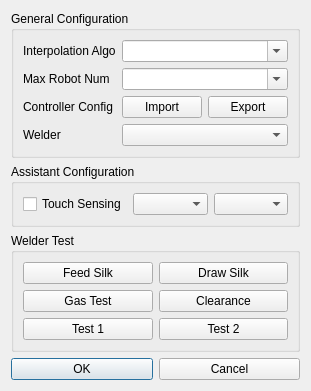
<?xml version="1.0" encoding="UTF-8"?>
<ui version="4.0">
 <class>AdvanceConfigWindow</class>
 <widget class="QDialog" name="AdvanceConfigWindow">
  <property name="geometry">
   <rect>
    <x>0</x>
    <y>0</y>
    <width>231</width>
    <height>274</height>
   </rect>
  </property>
  <property name="windowTitle">
   <string>Dialog</string>
  </property>
  <layout class="QGridLayout" name="gridLayout_2">
   <item row="1" column="0" colspan="2">
    <widget class="QGroupBox" name="groupBox_2">
     <property name="title">
      <string>Assistant Configuration</string>
     </property>
     <layout class="QGridLayout" name="gridLayout">
      <item row="0" column="1">
       <widget class="QComboBox" name="comboBox_3"/>
      </item>
      <item row="0" column="2">
       <widget class="QComboBox" name="comboBox_4"/>
      </item>
      <item row="0" column="0">
       <widget class="QCheckBox" name="checkBox">
        <property name="text">
         <string>Touch Sensing</string>
        </property>
       </widget>
      </item>
     </layout>
    </widget>
   </item>
   <item row="3" column="0">
    <widget class="QPushButton" name="pushButton_3">
     <property name="text">
      <string>OK</string>
     </property>
    </widget>
   </item>
   <item row="3" column="1">
    <widget class="QPushButton" name="pushButton_4">
     <property name="text">
      <string>Cancel</string>
     </property>
    </widget>
   </item>
   <item row="0" column="0" colspan="2">
    <widget class="QGroupBox" name="groupBox">
     <property name="title">
      <string>General Configuration</string>
     </property>
     <layout class="QGridLayout" name="gridLayout_3">
      <item row="1" column="1" colspan="2">
       <widget class="QComboBox" name="comboBox_2">
        <property name="editable">
         <bool>true</bool>
        </property>
       </widget>
      </item>
      <item row="2" column="1">
       <widget class="QPushButton" name="pushButton">
        <property name="text">
         <string>Import</string>
        </property>
       </widget>
      </item>
      <item row="2" column="0">
       <widget class="QLabel" name="label_3">
        <property name="text">
         <string>Controller Config</string>
        </property>
       </widget>
      </item>
      <item row="0" column="1" colspan="2">
       <widget class="QComboBox" name="comboBox">
        <property name="editable">
         <bool>true</bool>
        </property>
       </widget>
      </item>
      <item row="1" column="0">
       <widget class="QLabel" name="label_2">
        <property name="text">
         <string>Max Robot Num</string>
        </property>
       </widget>
      </item>
      <item row="0" column="0">
       <widget class="QLabel" name="label">
        <property name="text">
         <string>Interpolation Algo</string>
        </property>
       </widget>
      </item>
      <item row="2" column="2">
       <widget class="QPushButton" name="pushButton_2">
        <property name="text">
         <string>Export</string>
        </property>
       </widget>
      </item>
      <item row="3" column="0">
       <widget class="QLabel" name="label_4">
        <property name="text">
         <string>Welder</string>
        </property>
       </widget>
      </item>
      <item row="3" column="1" colspan="2">
       <widget class="QComboBox" name="comboBox_5"/>
      </item>
     </layout>
    </widget>
   </item>
   <item row="2" column="0" colspan="2">
    <widget class="QGroupBox" name="groupBox_3">
     <property name="title">
      <string>Welder Test</string>
     </property>
     <layout class="QGridLayout" name="gridLayout_4">
      <item row="0" column="0">
       <widget class="QPushButton" name="pushButton_5">
        <property name="text">
         <string>Feed Silk</string>
        </property>
       </widget>
      </item>
      <item row="0" column="1">
       <widget class="QPushButton" name="pushButton_6">
        <property name="text">
         <string>Draw Silk</string>
        </property>
       </widget>
      </item>
      <item row="1" column="1">
       <widget class="QPushButton" name="pushButton_8">
        <property name="text">
         <string>Clearance</string>
        </property>
       </widget>
      </item>
      <item row="1" column="0">
       <widget class="QPushButton" name="pushButton_7">
        <property name="text">
         <string>Gas Test</string>
        </property>
       </widget>
      </item>
      <item row="2" column="0">
       <widget class="QPushButton" name="pushButton_9">
        <property name="text">
         <string>Test 1</string>
        </property>
       </widget>
      </item>
      <item row="2" column="1">
       <widget class="QPushButton" name="pushButton_10">
        <property name="text">
         <string>Test 2</string>
        </property>
       </widget>
      </item>
     </layout>
    </widget>
   </item>
  </layout>
 </widget>
 <resources/>
 <connections/>
</ui>
